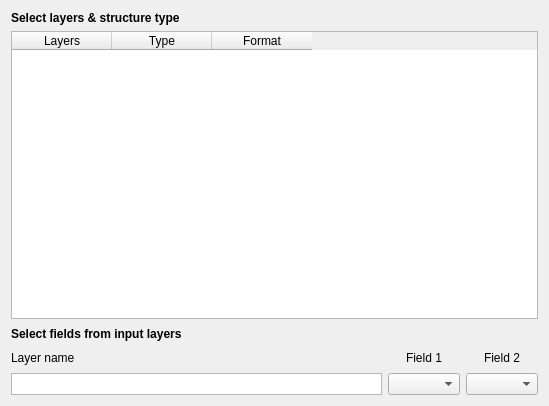
<?xml version="1.0" encoding="UTF-8"?>
<ui version="4.0">
 <class>Dialog</class>
 <widget class="QDialog" name="Dialog">
  <property name="geometry">
   <rect>
    <x>0</x>
    <y>0</y>
    <width>549</width>
    <height>406</height>
   </rect>
  </property>
  <property name="windowTitle">
   <string>Dialog</string>
  </property>
  <layout class="QGridLayout" name="gridLayout">
   <item row="1" column="0">
    <widget class="QTableWidget" name="tbl_layers">
     <property name="columnCount">
      <number>3</number>
     </property>
     <column>
      <property name="text">
       <string>Layers</string>
      </property>
     </column>
     <column>
      <property name="text">
       <string>Type</string>
      </property>
     </column>
     <column>
      <property name="text">
       <string>Format</string>
      </property>
     </column>
    </widget>
   </item>
   <item row="2" column="0">
    <layout class="QGridLayout" name="gridLayout_2">
     <property name="sizeConstraint">
      <enum>QLayout::SetMinimumSize</enum>
     </property>
     <property name="verticalSpacing">
      <number>7</number>
     </property>
     <item row="3" column="2">
      <widget class="QComboBox" name="cmb_field_1">
       <property name="maximumSize">
        <size>
         <width>16777215</width>
         <height>22</height>
        </size>
       </property>
      </widget>
     </item>
     <item row="2" column="2">
      <widget class="QLabel" name="lbl_format_1">
       <property name="maximumSize">
        <size>
         <width>16777215</width>
         <height>16</height>
        </size>
       </property>
       <property name="text">
        <string>Field 2</string>
       </property>
       <property name="alignment">
        <set>Qt::AlignCenter</set>
       </property>
      </widget>
     </item>
     <item row="2" column="1">
      <widget class="QLabel" name="lbl_format_0">
       <property name="maximumSize">
        <size>
         <width>16777215</width>
         <height>16</height>
        </size>
       </property>
       <property name="text">
        <string>Field 1</string>
       </property>
       <property name="alignment">
        <set>Qt::AlignCenter</set>
       </property>
      </widget>
     </item>
     <item row="3" column="1">
      <widget class="QComboBox" name="cmb_field_0">
       <property name="maximumSize">
        <size>
         <width>16777215</width>
         <height>22</height>
        </size>
       </property>
      </widget>
     </item>
     <item row="3" column="0">
      <widget class="QTextBrowser" name="txt_layers">
       <property name="maximumSize">
        <size>
         <width>16777215</width>
         <height>22</height>
        </size>
       </property>
       <property name="verticalScrollBarPolicy">
        <enum>Qt::ScrollBarAlwaysOff</enum>
       </property>
      </widget>
     </item>
     <item row="1" column="0">
      <widget class="QLabel" name="label">
       <property name="maximumSize">
        <size>
         <width>16777215</width>
         <height>18</height>
        </size>
       </property>
       <property name="text">
        <string>&lt;html&gt;&lt;head/&gt;&lt;body&gt;&lt;p&gt;&lt;span style=&quot; font-size:9pt; font-weight:600;&quot;&gt;Select fields from input layers&lt;/span&gt;&lt;/p&gt;&lt;/body&gt;&lt;/html&gt;</string>
       </property>
      </widget>
     </item>
     <item row="2" column="0">
      <widget class="QLabel" name="label_2">
       <property name="text">
        <string>Layer name</string>
       </property>
      </widget>
     </item>
    </layout>
   </item>
   <item row="0" column="0">
    <widget class="QLabel" name="title">
     <property name="text">
      <string>&lt;html&gt;&lt;head/&gt;&lt;body&gt;&lt;p&gt;&lt;span style=&quot; font-size:9pt; font-weight:600;&quot;&gt;Select layers &amp;amp; structure type&lt;/span&gt;&lt;/p&gt;&lt;/body&gt;&lt;/html&gt;</string>
     </property>
     <property name="textFormat">
      <enum>Qt::AutoText</enum>
     </property>
    </widget>
   </item>
  </layout>
 </widget>
 <resources/>
 <connections/>
</ui>
